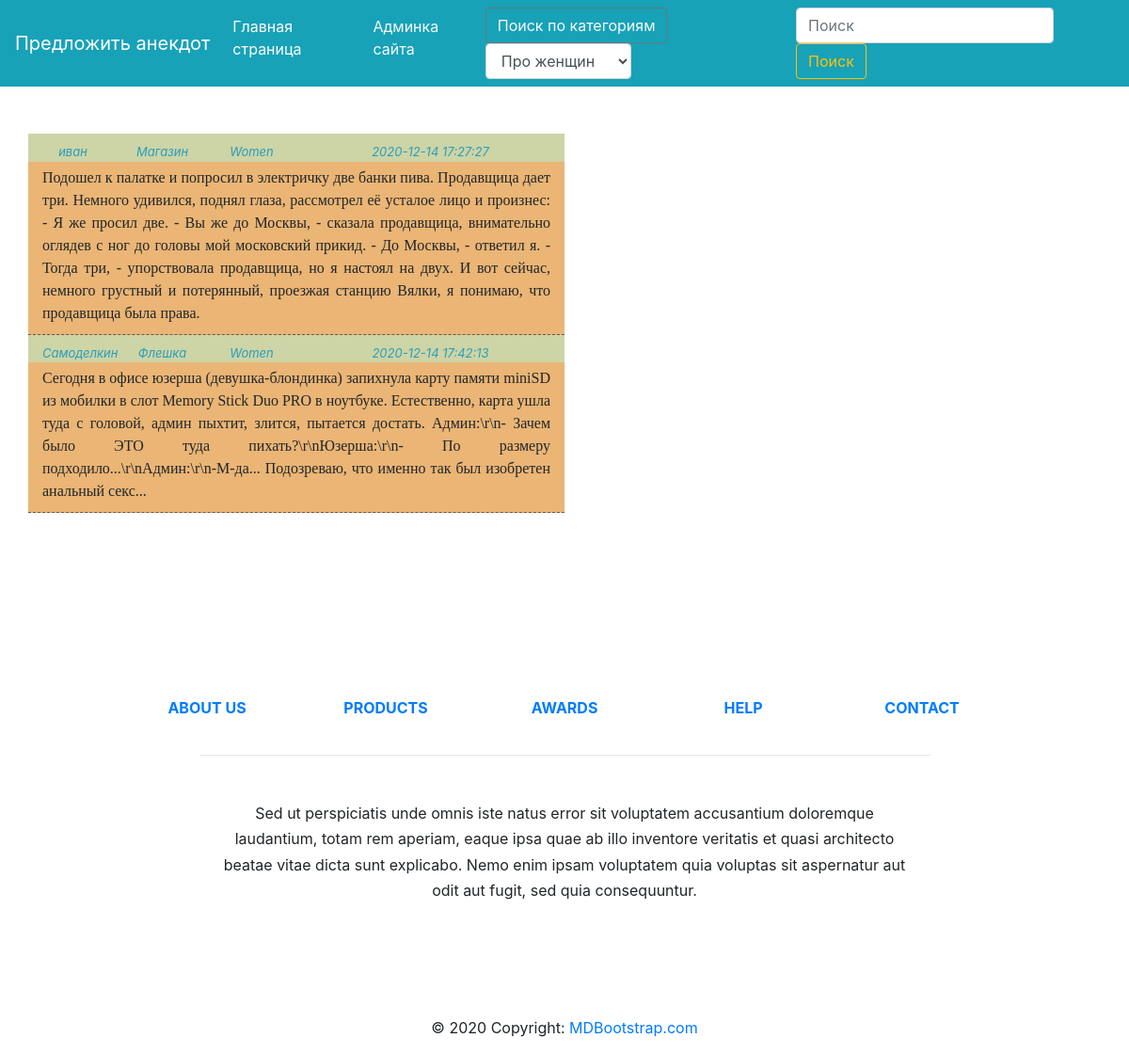
Screenshot of /elem/category.php?category=Women with the database file from the repository.
### tables this page shows
CREATE TABLE `anecdot` (
  `id` int(11) NOT NULL,
  `user_name` varchar(128) DEFAULT NULL,
  `title` varchar(132) DEFAULT NULL,
  `text` text,
  `category` varchar(128) DEFAULT NULL,
  `date` datetime DEFAULT NULL,
  `is_approved` tinyint(1) DEFAULT '0'
);

### elem/category.php (the view, shortened to what this page needs)
<?php
require 'init.php';
function getCategorySearch($link)
{
    $content = '';
    if (!isset($_GET['category']) ){
        $_SESSION['admin_message'] = ['text' => 'Page not found', 'status' => 'text-danger'];
        $title = 'Page not found';
        header("HTTP/1.0 404 Not found");
    }else{
        $categorySearch = $_GET['category'];
        $query = "SELECT COUNT(*) as count FROM anecdot WHERE category = '$categorySearch'";
        $result = mysqli_query($link, $query) or die(mysqli_error($link));
        $count = mysqli_fetch_assoc($result)['count'];
        if (!isset($count)){
            $_SESSION['admin_message'] = ['text' => 'Page not found', 'status' => 'text-danger'];
            $title = 'Page not found';
            header("HTTP/1.0 404 Not found");
            }elseif(isset($count) && $count >= 1){
                $query = "SELECT * FROM anecdot WHERE is_approved = true AND category = '$categorySearch'";
                $result = mysqli_query($link, $query) or die(mysqli_error($link));
                for ($data = []; $row = mysqli_fetch_assoc($result) ; $data[] = $row);
                foreach ($data as $item) {
                $content .="
<div class='container-fluid'>
    <div class='row' style='font-size: 13px; color: #2b9dba; font-style: italic'>
                        <div class='col-md-1' style='text-align: center;background-color: #cdd4a6; padding-top: 10px'>{$item['user_name']}
                        </div>
                        <div class='col-md-1' style='text-align: center;background-color: #cdd4a6; padding-top: 10px'>{$item['title']}</div>
                        <div class='col-md-1' style='text-align: center;background-color: #cdd4a6; padding-top: 10px'>{$item['category']}
                        </div>
                        <div class='col-md-3' style='text-align: center;background-color: #cdd4a6; padding-top: 10px'>{$item['date']}</div>
    </div>
             <div class='row' style='font-family: Cambria Regular'>
                 <div class='col-md-6' style='text-align: justify; background-color: #eab575;border-bottom: 1px dashed #665656; padding-top: 5px;padding-bottom: 10px'>{$item['text']}</div>
             </div>
</div>";
            }
        }elseif (isset($count) && $count < 1){
            $_SESSION['admin_message'] = ['text' => 'Анекдотов по этой категории еще нет', 'status' => 'text-primary'];
            $title = 'Page not found';
            header("HTTP/1.0 404 Not found");
        }
    }
    require "../admin/layout.php";
}
getCategorySearch($link);

### rows the page displays
anecdot: user_name "иван", title "Магазин", category "Women", date "2020-12-14 17:27:27", text "Подошел к палатке и попросил в электричку две банки пива. Продавщица дает три. Немного удивился, поднял глаза, рассмотрел её усталое лицо и произнес: - Я же просил две. - Вы же до Москвы, - сказала продавщица, внимательно оглядев с ног до головы мой московский прикид. - До Москвы, - ответил я. - Тогда три, - упорствовала продавщица, но я настоял на двух. И вот сейчас, немного грустный и потерянный, проезжая станцию Вялки, я понимаю, что продавщица была права."
anecdot: user_name "Самоделкин", title "Флешка", category "Women", date "2020-12-14 17:42:13", text "Сегодня в офисе юзерша (девушка-блондинка) запихнула карту памяти miniSD из мобилки в слот Меmоrу Stiсk Duо РRО в ноутбуке. Естественно, карта ушла туда с головой, админ пыхтит, злится, пытается достать. Админ:\\r\\n- Зачем было ЭТО туда пихать?\\r\\nЮзерша:\\r\\n- По размеру подходило...\\r\\nАдмин:\\r\\n-М-да... Подозреваю, что именно так был изобретен aнальный ceкс..."
